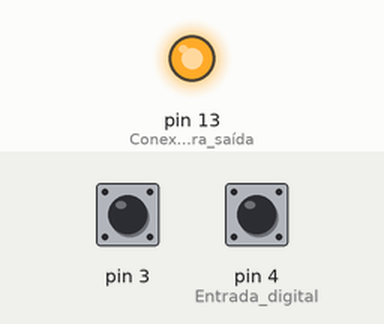
The sketch below on a simulated Arduino Uno, built with avr-gcc and run on an emulated ATmega328P. Parts: output pins drawn as LEDs (lit = HIGH). The inputs (shaded band) are chosen by the test bench; at power-on: pin 3 HIGH, pin 4 (Entrada_digital) HIGH.

Above: at 1.2 s.
1.3 s: pin 3 pulled LOW for 0.15 s
At 1.7 s:
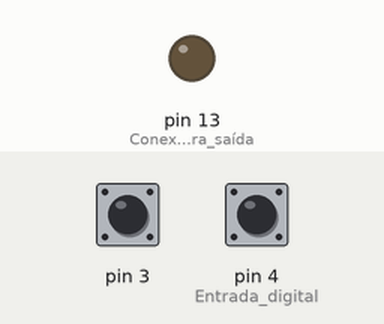
Timing chart, 0 to 4.3 s (numbered marks = the images above; inputs shaded):
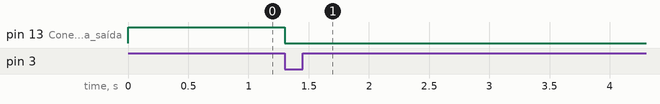

Measured:
- after the input at 1.3 s, pin 13 (Conexão_13_é_para_saída): HIGH → LOW at once

The sketch:

11-or-botoes-de-emergencia-em-escada-rolante.ino
```cpp
/**
  Simulador do operador lógico OR
  Botões de emergência de escada rolante
  @author Erica Viana
*/

int botao1, botao2;

void setup() {
  pinMode(13, OUTPUT); // Conexão 13 é para saída
  pinMode(4, INPUT_PULLUP); // Entrada digital
  pinMode(3, INPUT_PULLUP);
  digitalWrite(13, HIGH);
}

void loop() {
  botao1 = digitalRead(4);
  botao2 = digitalRead(3);
  if (botao1 == 0 || botao2 == 0) { // "||" é a descrição da função OR
    digitalWrite(13, LOW); // Apagar o LED
    }
}
```
